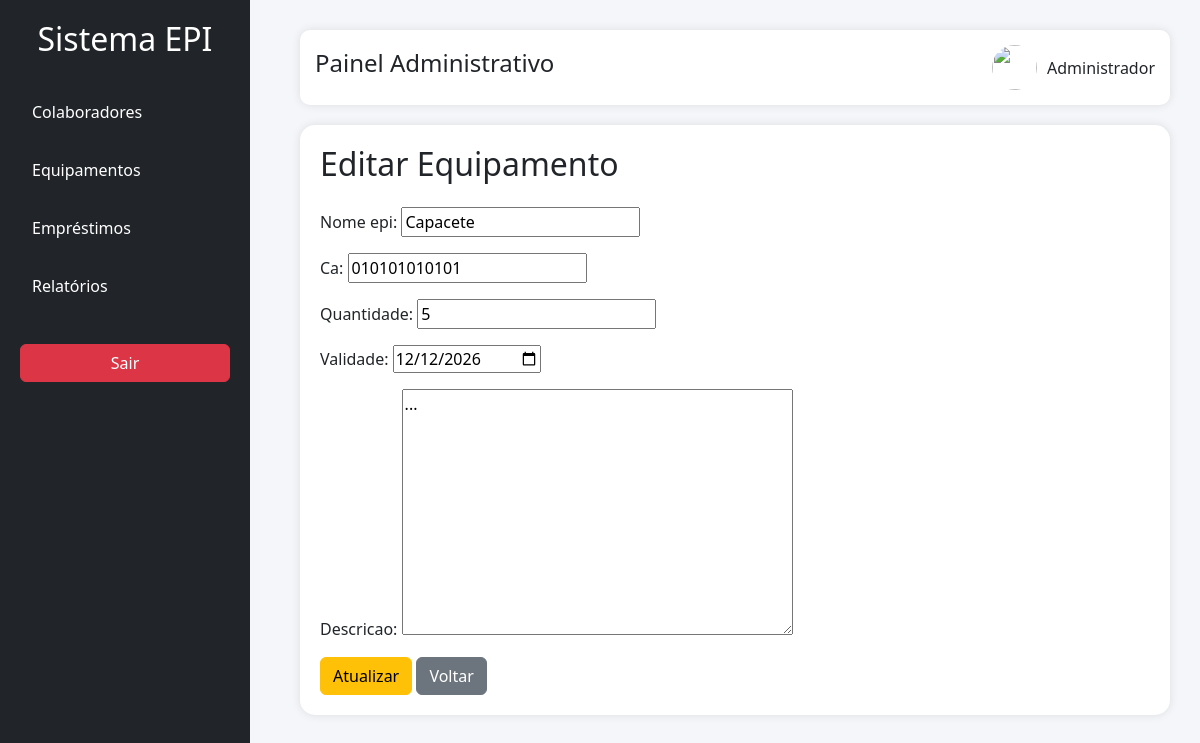
Page /equipamentos/editar/2/ (signed in) on the committed database.
### equipamentos/models.py (models this page shows, shortened)
class Equipamento(models.Model):
    nome_epi = models.CharField(max_length=100)
    ca = models.CharField(max_length=30)
    quantidade = models.IntegerField()
    validade = models.DateField()
    descricao = models.TextField()

### equipamentos/views.py (the view)
@login_required
def editar_equipamento(request, id):
    equipamento = get_object_or_404(
        Equipamento,
        id=id
    )
    form = EquipamentoForm(
        request.POST or None,
        instance=equipamento
    )
    if form.is_valid():
        form.save()
        return redirect('listar_equipamentos')
    return render(request, 'equipamentos/editar.html', {
        'form': form
    })

### equipamentos/forms.py
class EquipamentoForm(forms.ModelForm):
    class Meta:
        model = Equipamento
        fields = '__all__'
        widgets = {
            'validade': forms.DateInput(
                attrs={'type': 'date'}
            ),
        }

### templates/equipamentos/editar.html (shortened to what this page needs)
{% extends 'base.html' %}
{% block content %}
<h2 class="mb-4">
    Editar Equipamento
</h2>
<form method="POST">
    {{ form.as_p }}
    <button type="submit" class="btn btn-warning">
        Atualizar
    </button>
    <a href="/equipamentos/" class="btn btn-secondary">
        Voltar
    </a>
</form>
{% endblock %}

### templates/base.html (style rules this page uses)
body { margin:0; padding:0; background:#f4f6f9; }

### rows in the picture
Equipamento: nome_epi "Capacete", ca "010101010101", quantidade "5", validade "12/12/2026", descricao "..."
